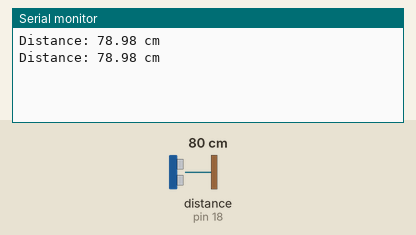
Recording of a sketch running on a simulated Arduino Uno, built with avr-gcc and run on an emulated ATmega328P. On the bench: the last lines printed to the serial monitor. Wiring (inferred from the names in the program): ultrasonic range finder: trigger pin 5; echo pin 18. The inputs (shaded band) are chosen by the test bench; at power-on: distance to the obstacle (sensor on pin 18) 80 cm. The echo pulse lasts 58.3 µs per cm.

Above: at 1.8 s.
1.9 s: distance to the obstacle (sensor on pin 18) set to 2 cm
At 2.7 s:
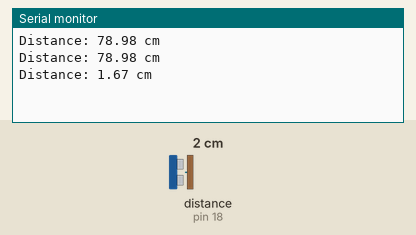
3.4 s: distance to the obstacle (sensor on pin 18) set to 4 cm
At 4.8 s:
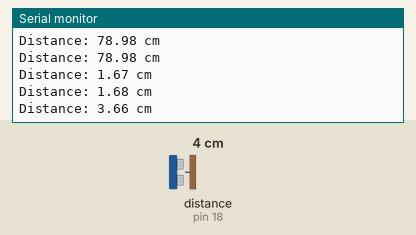
Timing chart, 0 to 6.4 s (numbered marks = the images above; inputs shaded):
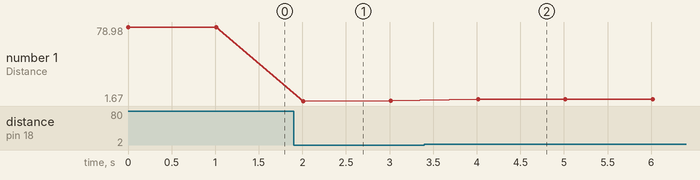

The sketch:

smart_bin.ino
```cpp
#define TRIG 5
#define ECHO 18

void setup() {
  Serial.begin(115200);

  pinMode(TRIG, OUTPUT);
  pinMode(ECHO, INPUT);
}

void loop() {

  digitalWrite(TRIG, LOW);
  delayMicroseconds(2);

  digitalWrite(TRIG, HIGH);
  delayMicroseconds(10);

  digitalWrite(TRIG, LOW);

  long duration = pulseIn(ECHO, HIGH);

  float distance = duration * 0.034 / 2;

  Serial.print("Distance: ");
  Serial.print(distance);
  Serial.println(" cm");

  delay(1000);
}
```

Measured:
- after the input at 1.9 s, the serial monitor: prints a new line after 0.11 s (image 1)
- after the input at 3.4 s, the serial monitor: prints a new line after 0.61 s (image 2)
- plotted number 1: 78.98 → 1.68 after the input at 1.9 s, 1.68 → 3.66 after the input at 3.4 s
